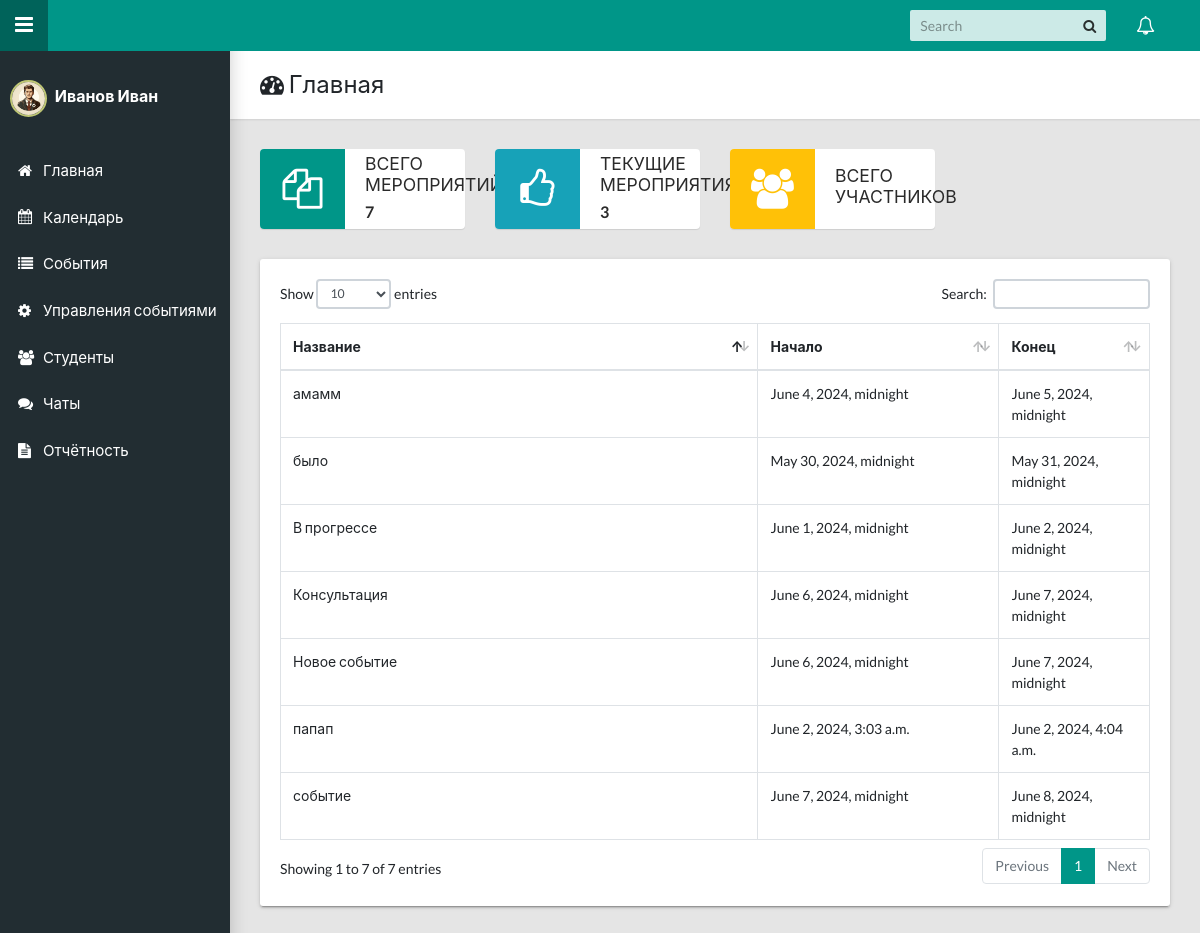
Screenshot of / (signed in) with the database file from the repository.
### accounts/models/user.py (models this page shows, shortened)
class User(AbstractBaseUser, PermissionsMixin):
    email = models.EmailField(
        _("Email Address"),
        max_length=255,
        unique=True,
        help_text="Ex: example@example.com",
    )
    is_staff = models.BooleanField(_("Staff status"), default=False)
    is_active = models.BooleanField(_("Active"), default=True)
    date_joined = models.DateTimeField(_("Date Joined"), auto_now_add=True)
    last_updated = models.DateTimeField(_("Last Updated"), auto_now=True)
    image = models.ImageField(
        "Изображение", upload_to='teacher/teacher/%Y/%m/%d', default='default.jpg')
    description = models.TextField("Описание", blank=True)
    first_name = models.CharField(_("First name"), max_length=30, blank=True)
    last_name = models.CharField(_("Last name"), max_length=30, blank=True)
    department = models.CharField(_("Department"), max_length=100, blank=True)
    objects = UserManager()
    USERNAME_FIELD = "email"

### calendarapp/models/event.py (models this page shows, shortened)
class Event(EventAbstract):
    user = models.ForeignKey(User, on_delete=models.CASCADE, related_name="events")
    title = models.CharField(max_length=200)
    description = models.TextField()
    start_time = models.DateTimeField()
    end_time = models.DateTimeField()
    objects = EventManager()

### eventcalendar/views.py (the view)
# urls.py: path("", DashboardView.as_view(), name="dashboard"),
class DashboardView(LoginRequiredMixin, View):
    login_url = "accounts:signin"
    template_name = "calendarapp/dashboard.html"
    def get(self, request, *args, **kwargs):
        events = Event.objects.get_all_events(user=request.user)
        running_events = Event.objects.get_running_events(user=request.user)
        latest_events = Event.objects.filter(user=request.user).order_by("-id")[:10]
        context = {
            "total_event": events.count(),
            "running_events": running_events,
            "latest_events": latest_events,
        }
        return render(request, self.template_name, context)

### calendarapp/models/event.py (called while the page is built)
    def get_all_events(self, user):
        events = Event.objects.filter(user=user, is_active=True, is_deleted=False)
        return events

    def get_running_events(self, user):
        running_events = Event.objects.filter(
            user=user,
            is_active=True,
            is_deleted=False,
            end_time__gte=datetime.now().date(),
        ).order_by("start_time")
        return running_events

### templates/calendarapp/dashboard.html (shortened to what this page needs)
{% extends 'base/base.html' %}
{% load static %}
{% block breadcrumb %}
    <div>
        <h1><i class="fa fa-dashboard"></i> Главная</h1>
    </div>
{% endblock breadcrumb %}
{% block content %}
<div class="row">
    <div class="col-md-6 col-lg-3">
        <div class="widget-small primary coloured-icon">
            <i class="icon fa fa-files-o fa-3x"></i>
            <div class="info">
                <h4>Всего мероприятий</h4>
                <p><b>{{ total_event }}</b></p>
            </div>
        </div>
    </div>
    <div class="col-md-6 col-lg-3">
        <div class="widget-small info coloured-icon">
            <i class="icon fa fa-thumbs-o-up fa-3x"></i>
            <div class="info">
                <h4>Текущие мероприятия</h4>
                <p><b>{{ running_events.count }}</b></p>
            </div>
        </div>
    </div>
    <div class="col-md-6 col-lg-3">
        <div class="widget-small warning coloured-icon">
            <i class="icon fa fa-users fa-3x"></i>
            <div class="info">
                <h4>Всего участников</h4>
            </div>
        </div>
    </div>
    <div class="col-md-12">
        <div class="tile">
            <div class="tile-body">
                <div class="table-responsive">
                    <div id="sampleTable_wrapper" class="dataTables_wrapper container-fluid dt-bootstrap4 no-footer">
                        <div class="row">
                            <div class="col-sm-12">
                                <table class="table table-hover table-bordered dataTable no-footer" id="sampleTable" role="grid" aria-describedby="sampleTable_info">
                                    <thead>
                                        <tr role="row">
                                            <th class="sorting" tabindex="0" aria-controls="sampleTable" rowspan="1" colspan="1" aria-label="Position: activate to sort column ascending" style="width: 417.312px;">Название</th>
                                            <th class="sorting" tabindex="0" aria-controls="sampleTable" rowspan="1" colspan="1" aria-label="Office: activate to sort column ascending" style="width: 189.281px;">Начало</th>
                                            <th class="sorting" tabindex="0" aria-controls="sampleTable" rowspan="1" colspan="1" aria-label="Age: activate to sort column ascending" style="width: 102.141px;">Конец</th>
                                        </tr>
                                    </thead>
                                    <tbody>
                                        {% for event in latest_events %}
                                            <tr role="row" class="odd">
                                                <td>{{ event.title }}</td>
                                                <td>{{ event.start_time }}</td>
                                                <td>{{ event.end_time }}</td>
                                            </tr>
                                        {% endfor %}
                                    </tbody>
                                </table>
                            </div>
                        </div>
                    </div>
                </div>
            </div>
        </div>
    </div>
</div>
{% endblock content %}

### templates/base/base.html (shortened to what this page needs)
<!DOCTYPE html>
<html lang="en">
    {% load static %}
    <head>
        <link rel="stylesheet" type="text/css" href="{% static 'css/main.css' %}" />
        <link rel="stylesheet" type="text/css" href="{% static 'css/sidebar-style.css' %}" />
        <link rel="stylesheet" type="text/css" href="https://maxcdn.bootstrapcdn.com/font-awesome/4.7.0/css/font-awesome.min.css" />
    </head>
    <body class="app sidebar-mini">
        <header class="app-header">
            <a class="app-sidebar__toggle" href="#" data-toggle="sidebar" aria-label="Hide Sidebar"></a>
            <ul class="app-nav">
                <li class="app-search">
                    <input class="app-search__input" type="search" placeholder="Search" />
                    <button class="app-search__button"><i class="fa fa-search"></i></button>
                </li>
                <li class="dropdown">
                    <a class="app-nav__item" href="#" data-toggle="dropdown" aria-label="Show notifications"><i class="fa fa-bell-o fa-lg"></i></a>
                </li>
            </ul>
        </header>
        <aside class="app-sidebar">
            <div class="app-sidebar__user">
                <a class="app-sidebar__item" href="#" data-toggle="dropdown">
                    <img src="{{ user.image.url }}" alt="{{ user.first_name }} {{ user.last_name }}" class="user-image">
                    <span class="app-menu__label user-name">{{ user.first_name }} {{ user.last_name }}</span>
                </a>
            </div>
            <ul class="app-menu">
                <li>
                    <a class="app-menu__item" href="{% url 'dashboard' %}"><i class="app-menu__icon fa fa-home"></i><span class="app-menu__label">Главная</span></a>
                </li>
                <li>
                    <a class="app-menu__item" href="{% url 'calendarapp:calendar' %}"><i class="app-menu__icon fa fa-calendar"></i><span class="app-menu__label">Календарь</span></a>
                </li>
                <li>
                    <a class="app-menu__item" href="{% url 'calendarapp:all_events' %}"><i class="app-menu__icon fa fa-list"></i><span class="app-menu__label">События</span></a>
                </li>
                <li>
                    <a class="app-menu__item" href="{% url 'calendarapp:teacher_events' %}"><i class="app-menu__icon fa fa-cog"></i><span class="app-menu__label">Управления событиями</span></a>
                </li>
                <li>
                    <a class="app-menu__item" href="{% url 'calendarapp:student_list' %}">
                        <i class="app-menu__icon fa fa-users"></i>
                        <span class="app-menu__label">Студенты</span>
                    </a>
                </li>
                <li>
                    <a class="app-menu__item" href="{% url 'chat_list' %}"><i class="app-menu__icon fa fa-comments"></i><span class="app-menu__label">Чаты</span></a>
                </li>
                <li>
                    <a class="app-menu__item" href="#"><i class="app-menu__icon fa fa-file-text"></i><span class="app-menu__label">Отчётность</span></a>
                </li>
            </ul>
        </aside>
        <main class="app-content">
            <div class="app-title">
                {% block breadcrumb %}
                {% endblock breadcrumb %}
            </div>
            {% block content %}
            {% endblock content %}
        </main>
    </body>
</html>

### templates/base/js.html (shortened to what this page needs)
{% load static %}

### static/css/sidebar-style.css (style rules this page uses)
.user-image { width: 37px; height: 37px; border-radius: 50%; margin-right: 5px; border: 2px solid #bfc774; }
.user-name { font-weight: bold; color: rgb(255, 255, 255); font-size: 16px; }

### rows the page displays
User: image (picture), first_name "Иванов", last_name "Иван"
Event: title "Консультация", start_time "June 6, 2024, midnight", end_time "June 7, 2024, midnight"
Event: title "событие", start_time "June 7, 2024, midnight", end_time "June 8, 2024, midnight"
Event: title "Новое событие", start_time "June 6, 2024, midnight", end_time "June 7, 2024, midnight"
Event: title "амамм", start_time "June 4, 2024, midnight", end_time "June 5, 2024, midnight"
Event: title "папап", start_time "June 2, 2024, 3:03 a.m.", end_time "June 2, 2024, 4:04 a.m."
Event: title "было", start_time "May 30, 2024, midnight", end_time "May 31, 2024, midnight"
Event: title "В прогрессе", start_time "June 1, 2024, midnight", end_time "June 2, 2024, midnight"

### other values shown
{{ total_event }} "7"
{{ running_events.count }} "3"
